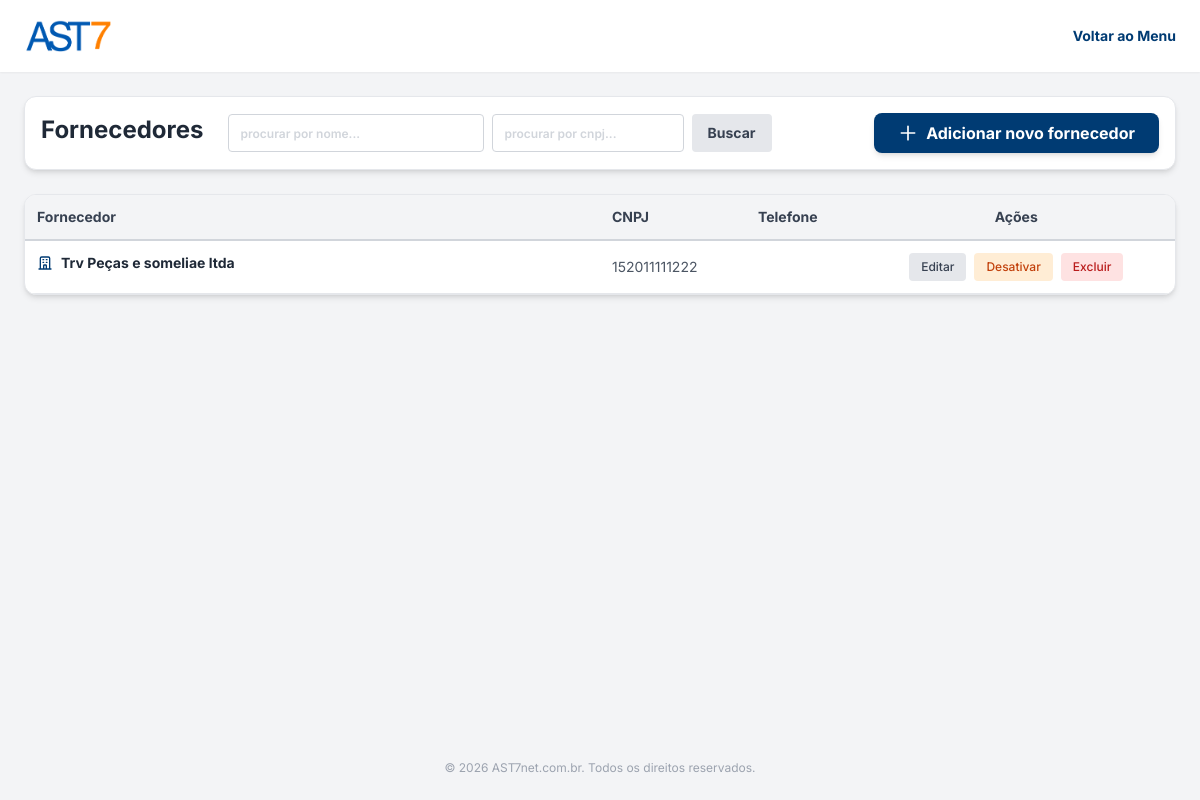
Page /fornecedores.php (signed in) on the earlier database version.
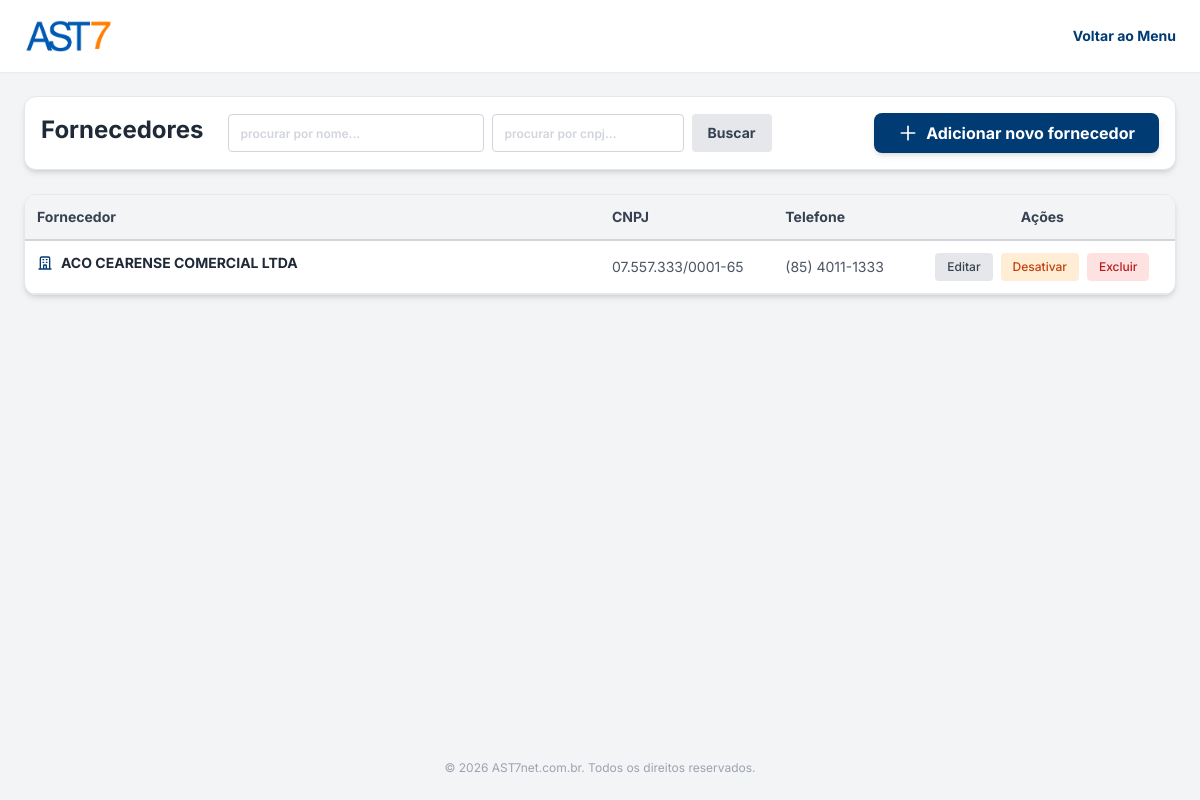
Same page on the later database version.
### tables this page shows
CREATE TABLE fornecedores (
                id INTEGER PRIMARY KEY AUTOINCREMENT,
                razao_social TEXT NOT NULL,
                cep TEXT,
                endereco TEXT,
                numero TEXT,
                bairro TEXT,
                cidade TEXT,
                uf TEXT,
                cnpj TEXT,
                ie TEXT,
                telefone TEXT,
                contato_nome TEXT,
                celular TEXT,
                email TEXT,
                whatsapp TEXT,
                email_danfe TEXT,
                observacao TEXT,
                ativo INTEGER DEFAULT 1,
                created_at DATETIME DEFAULT CURRENT_TIMESTAMP
            );

### fornecedores.php (the view, shortened to what the changed rows need)
<?php
function formatarCnpj($cnpj) {
    $cnpj = preg_replace('/[^0-9]/', '', $cnpj);
    if (strlen($cnpj) === 14) {
        return preg_replace('/(\d{2})(\d{3})(\d{3})(\d{4})(\d{2})/', '$1.$2.$3/$4-$5', $cnpj);
    }
    return $cnpj;
}
function formatarTelefone($telefone) {
    if (empty($telefone)) return '';
    $tel = preg_replace('/[^0-9]/', '', $telefone);
    $len = strlen($tel);
    if ($len === 10) {
        return preg_replace('/(\d{2})(\d{4})(\d{4})/', '($1) $2-$3', $tel);
    } elseif ($len === 11) {
        return preg_replace('/(\d{2})(\d{5})(\d{4})/', '($1) $2-$3', $tel);
    }
    return $telefone;
}
$pdo = Database::getInstance();
$pagina_atual = isset($_GET['page']) && is_numeric($_GET['page']) ? (int)$_GET['page'] : 1;
$limite = 10;
$offset = ($pagina_atual - 1) * $limite;
$sql_where = " WHERE 1=1";
$params = [];
$sql = "SELECT * FROM fornecedores" . $sql_where . " ORDER BY razao_social ASC LIMIT $limite OFFSET $offset";
$stmt = $pdo->prepare($sql);
$stmt->execute($params);
$fornecedores = $stmt->fetchAll();
?>
<!DOCTYPE html>
<html lang="pt-BR">
<head>
    <script src="https://cdn.tailwindcss.com"></script>
</head>
<body class="bg-bg-main min-h-screen flex flex-col font-sans text-text-main text-base">
    <main class="flex-grow p-4 md:p-6 max-w-[1400px] mx-auto w-full">
        <div class="bg-white p-4 rounded-xl shadow-md border border-gray-200 mb-6 flex flex-col md:flex-row justify-between items-center gap-4">
            <div class="flex gap-2 w-full md:w-auto">
                <h1 class="text-2xl font-bold text-gray-800 hidden md:block mr-4">Fornecedores</h1>
            </div>
        </div>
        <div class="bg-white rounded-xl shadow-md border border-gray-200 overflow-hidden">
            <div class="overflow-x-auto">
                <table class="w-full text-left border-collapse text-sm">
                    <thead>
                        <tr class="border-b-2 border-gray-300 text-gray-700 bg-gray-100">
                            <th class="py-3 px-3 font-bold w-1/2">Fornecedor</th>
                            <th class="py-3 px-3 font-bold">CNPJ</th>
                            <th class="py-3 px-3 font-bold">Telefone</th>
                            <th class="py-3 px-3 font-bold text-center">Ações</th>
                        </tr>
                    </thead>
                    <tbody>
                        <?php foreach($fornecedores as $f): ?>
                        <tr class="border-b border-gray-200 hover:bg-blue-50 transition-colors <?= $f['ativo'] == 0 ? 'opacity-60 bg-gray-100' : '' ?>">
                            <td class="py-3 px-3 font-bold text-gray-800 flex items-center gap-2">
                                <svg class="w-4 h-4 text-brand-blue" fill="none" stroke="currentColor" viewBox="0 0 24 24"><path stroke-linecap="round" stroke-linejoin="round" stroke-width="2" d="M19 21V5a2 2 0 00-2-2H7a2 2 0 00-2 2v16m14 0h2m-2 0h-5m-9 0H3m2 0h5M9 7h1m-1 4h1m4-4h1m-1 4h1m-5 10v-5a1 1 0 011-1h2a1 1 0 011 1v5m-4 0h4"></path></svg>
                                <?= htmlspecialchars($f['razao_social']) ?>
                            </td>
                            <td class="py-3 px-3 text-gray-600"><?= formatarCnpj($f['cnpj']) ?></td>
                            <td class="py-3 px-3 text-gray-600"><?= formatarTelefone($f['telefone']) ?></td>
                            <td class="py-3 px-3">
                                <div class="flex items-center justify-center gap-2">
                                    <a href="fornecedores.php?edit=<?= $f['id'] ?>" class="bg-gray-200 text-gray-700 hover:bg-gray-300 px-3 py-1.5 rounded transition-colors text-xs font-medium">Editar</a>
                                    <a href="fornecedores.php?toggle=<?= $f['id'] ?>" class="<?= $f['ativo'] ? 'bg-orange-100 text-orange-700 hover:bg-orange-200' : 'bg-green-100 text-green-700 hover:bg-green-200' ?> px-3 py-1.5 rounded transition-colors text-xs font-medium">
                                        <?= $f['ativo'] ? 'Desativar' : 'Ativar' ?>
                                    </a>
                                    <a href="fornecedores.php?delete=<?= $f['id'] ?>" onclick="return confirm('Tem certeza que deseja EXCLUIR este fornecedor? Essa ação não pode ser desfeita.')" class="bg-red-100 text-red-700 hover:bg-red-200 px-3 py-1.5 rounded transition-colors text-xs font-medium">Excluir</a>
                                </div>
                            </td>
                        </tr>
                        <?php endforeach; ?>
                    </tbody>
                </table>
            </div>
        </div>
    </main>
</body>
</html>

Differences in the rows shown:
changed fornecedores: razao_social "Trv Peças e someliae ltda" → "ACO CEARENSE COMERCIAL LTDA"; cnpj "152011111222" → "07.557.333/0001-65"; telefone (not shown) → "(85) 4011-1333"
